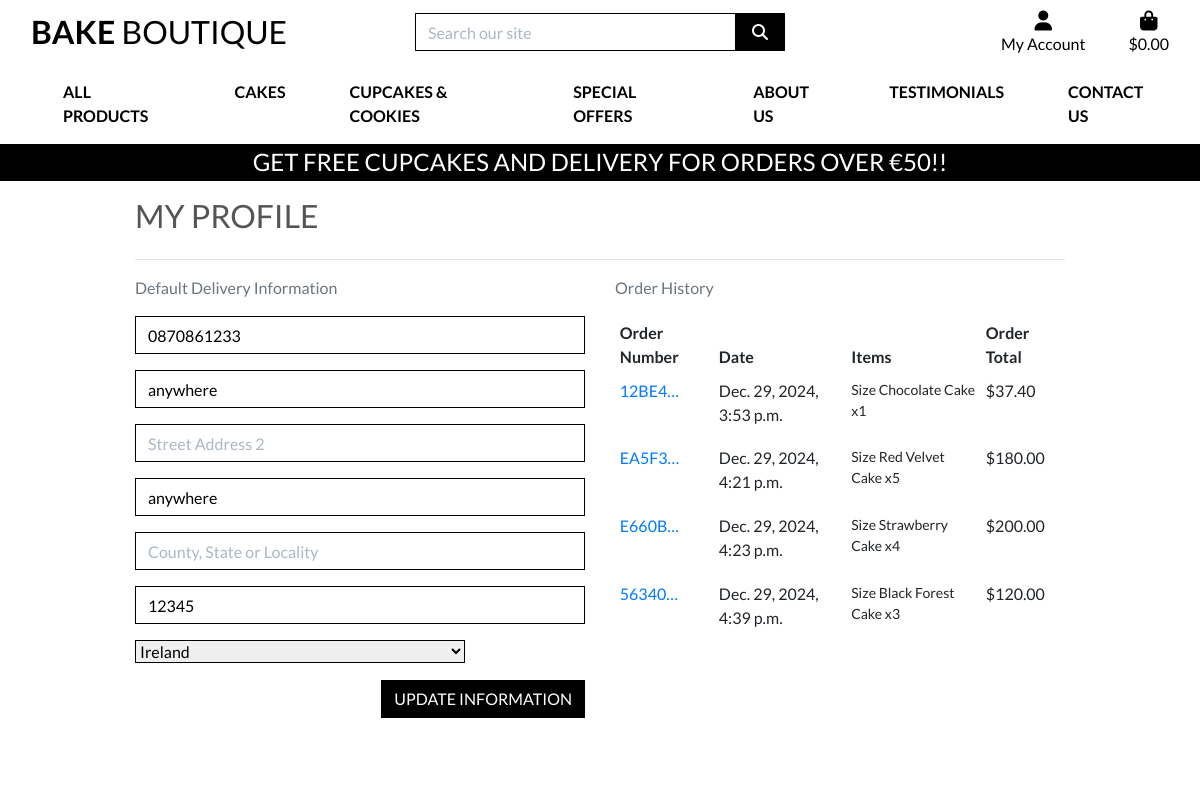
Before: /profile/ (signed in) with the older database file.
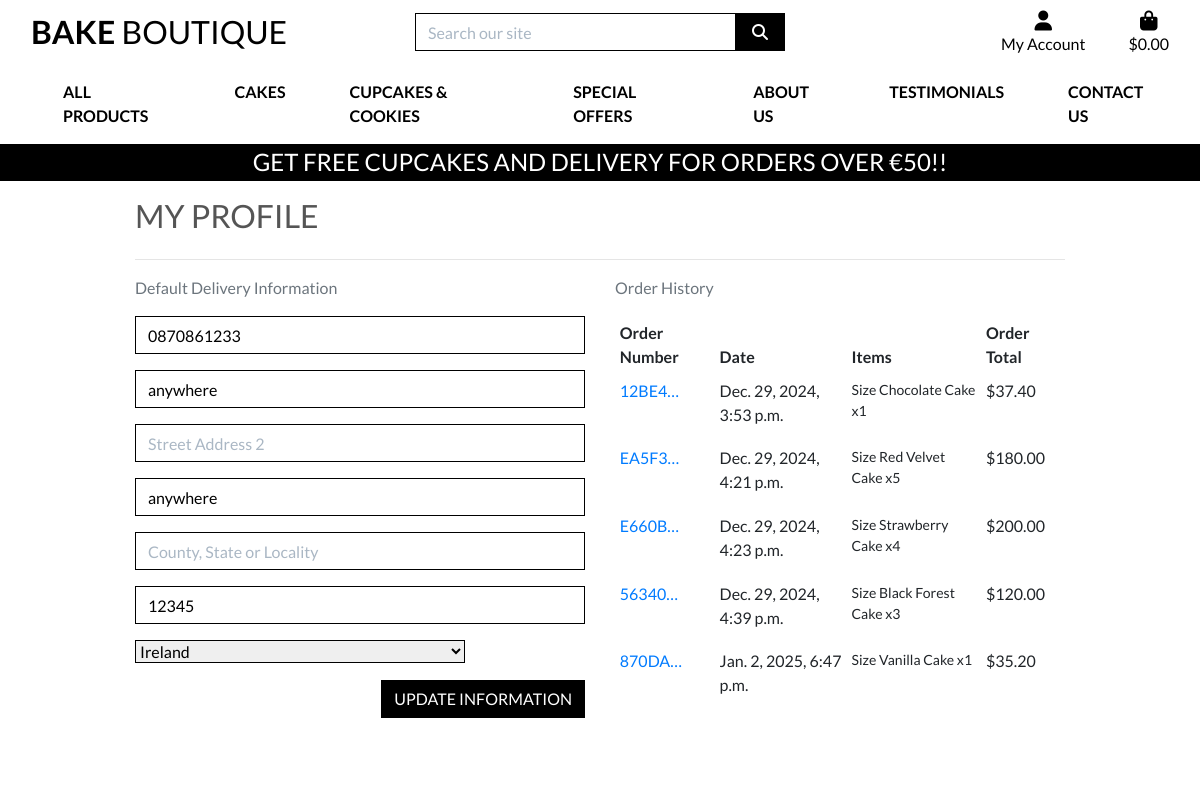
After: the same page with the newer database file.
### profiles/models.py (models this page shows, shortened)
class UserProfile(models.Model):
    user = models.OneToOneField(User, on_delete=models.CASCADE)
    default_phone_number = models.CharField(max_length=20, null=True, blank=True)
    default_street_address1 = models.CharField(max_length=80, null=True, blank=True)
    default_street_address2 = models.CharField(max_length=80, null=True, blank=True)
    default_town_or_city = models.CharField(max_length=40, null=True, blank=True)
    default_county = models.CharField(max_length=80, null=True, blank=True)
    default_postcode = models.CharField(max_length=20, null=True, blank=True)
    default_country = CountryField(blank_label='Country', null=True, blank=True)

### checkout/models.py (models this page shows, shortened)
class Order(models.Model):
    order_number = models.CharField(max_length=32, null=False, editable=False)
    user_profile = models.ForeignKey(UserProfile, on_delete=models.SET_NULL,
                                     null=True, blank=True, related_name='orders')
    full_name = models.CharField(max_length=50, null=False, blank=False)
    email = models.EmailField(max_length=254, null=False, blank=False)
    phone_number = models.CharField(max_length=20, null=False, blank=False)
    country = CountryField(blank_label='Country *', null=False, blank=False)
    postcode = models.CharField(max_length=20, null=True, blank=True)
    town_or_city = models.CharField(max_length=40, null=False, blank=False)
    street_address1 = models.CharField(max_length=80, null=False, blank=False)
    street_address2 = models.CharField(max_length=80, null=True, blank=True)
    county = models.CharField(max_length=80, null=True, blank=True)
    date = models.DateTimeField(auto_now_add=True)
    delivery_cost = models.DecimalField(max_digits=6, decimal_places=2, null=False, default=0)
    order_total = models.DecimalField(max_digits=10, decimal_places=2, null=False, default=0)
    grand_total = models.DecimalField(max_digits=10, decimal_places=2, null=False, default=0)
    original_bag = models.TextField(null=False, blank=False, default='')
    stripe_pid = models.CharField(max_length=254, null=False, blank=False, default='')

class OrderLineItem(models.Model):
    order = models.ForeignKey(Order, null=False, blank=False, on_delete=models.CASCADE, related_name='lineitems')
    product = models.ForeignKey(Product, null=False, blank=False, on_delete=models.CASCADE)
    product_size = models.CharField(max_length=2, null=True, blank=True) # XS, S, M, L, XL
    quantity = models.IntegerField(null=False, blank=False, default=0)
    lineitem_total = models.DecimalField(max_digits=6, decimal_places=2, null=False, blank=False, editable=False)

### products/models.py (models this page shows, shortened)
class Product(models.Model):
    category = models.ForeignKey('Category', null=True, blank=True, on_delete=models.SET_NULL)
    sku = models.CharField(max_length=254, null=True, blank=True)
    name = models.CharField(max_length=254)
    description = models.TextField()
    has_sizes = models.BooleanField(default=False, null=True, blank=True)
    price = models.DecimalField(max_digits=6, decimal_places=2)
    rating = models.DecimalField(max_digits=6, decimal_places=2, null=True, blank=True)
    image_url = models.URLField(max_length=1024, null=True, blank=True)
    image = models.ImageField(null=True, blank=True)

### profiles/views.py (the view)
# urls.py: path('profile/', include('profiles.urls')),
def profile(request):
    profile = get_object_or_404(UserProfile, user=request.user)
    if request.method == 'POST':
        form = UserProfileForm(request.POST, instance=profile)
        if form.is_valid():
            form.save()
            messages.success(request, 'Profile updated successfully')
        else:
            messages.error(request, 'Update failed. Please ensure the form is valid.')
    else:
        form = UserProfileForm(instance=profile)
    orders = profile.orders.all()
    template = 'profiles/profile.html'
    context = {
        'form': form,
        'orders': orders,
        'on_profile_page': True
    }
    return render(request, template, context)

### profiles/forms.py
class UserProfileForm(forms.ModelForm):
    class Meta:
        model = UserProfile
        exclude = ('user',)
    def __init__(self, *args, **kwargs):
        super().__init__(*args, **kwargs)
        placeholders = {
            'default_phone_number': 'Phone Number',
            'default_postcode': 'Postal Code',
            'default_town_or_city': 'Town or City',
            'default_street_address1': 'Street Address 1',
            'default_street_address2': 'Street Address 2',
            'default_county': 'County, State or Locality',
        }
        self.fields['default_phone_number'].widget.attrs['autofocus'] = True
        for field in self.fields:
            if field != 'default_country':
                if self.fields[field].required:
                    placeholder = f'{placeholders[field]} *'
                else:
                    placeholder = placeholders[field]
                self.fields[field].widget.attrs['placeholder'] = placeholder
            self.fields[field].widget.attrs['class'] = 'border-black rounded-0 profile-form-input'
            self.fields[field].label = False

### bag/contexts.py (called while the page is built, shortened)
def bag_contents(request):
    bag_items = []
    total = 0
    product_count = 0
    bag = request.session.get('bag', {})
    if total < settings.FREE_DELIVERY_THRESHOLD:
        delivery = total * Decimal(settings.STANDARD_DELIVERY_PERCENTAGE / 100)
        free_delivery_delta = settings.FREE_DELIVERY_THRESHOLD - total
    else:
        delivery = 0
        free_delivery_delta = 0
    grand_total = delivery + total
    context = {
        'bag_items': bag_items,
        'total': total,
        'product_count': product_count,
        'delivery': delivery,
        'free_delivery_delta': free_delivery_delta,
        'free_delivery_threshold': settings.FREE_DELIVERY_THRESHOLD,
        'grand_total': grand_total,
    }
    return context

### profiles/templates/profiles/profile.html (shortened to what this page needs)
{% extends "base.html" %}
{% load static %}
{% block extra_css %}
    <link rel="stylesheet" href="{% static 'profiles/css/profile.css' %}">
{% endblock %}
{% block page_header %}
    <div class="container header-container">
    </div>
{% endblock %}
{% block content %}
    <div class="overlay"></div>
    <div class="container">
        <div class="row">
            <div class="col">
                <h2 class="logo-font mb-4">My Profile</h2>
                <hr>
            </div>
        </div>
        <div class="row">
            <div class="col-12 col-lg-6">
                <p class="text-muted">Default Delivery Information</p>
                <form class="mt-3" action="{% url 'profile' %}" method="POST" id="profile-update-form">
                    {{ form|crispy }}
                    <button class="btn btn-black rounded-0 text-uppercase float-right">Update Information</button>
                </form>
            </div>
            <div class="col-12 col-lg-6">
                <p class="text-muted">Order History</p>
                <div class="order-history table-responsive">
                    <table class="table table-sm table-borderless">
                        <thead>
                            <tr>
                                <th>Order Number</th>
                                <th>Date</th>
                                <th>Items</th>
                                <th>Order Total</th>
                            </tr>
                        </thead>
                        <tbody>
                            {% for order in orders %}
                                <tr>
                                    <td>
                                        <a href="{% url 'order_history' order.order_number %}"
                                        title="{{ order.order_number }}">
                                            {{ order.order_number|truncatechars:6 }}
                                        </a>
                                    </td>
                                    <td>{{ order.date }}</td>
                                    <td>
                                        <ul class="list-unstyled">
                                            {% for item in order.lineitems.all %}
                                                <li class="small">
                                                    {% if item.product.has_sizes %}
                                                        Size {{ item.product.size|upper }}
                                                    {% endif %}{{ item.product.name }} x{{ item.quantity }}
                                                </li>
                                            {% endfor %}
                                        </ul>
                                    </td>
                                    <td>${{ order.grand_total }}</td>
                                </tr>
                            {% endfor %}
                        </tbody>
                    </table>
                </div>
            </div>
        </div>
{% endblock %}

### templates/base.html (shortened to what this page needs)
{% load static %}
<!doctype html>
<html lang="en">
<head>
    {% block corecss %}
    <link rel="stylesheet" href="https://cdn.jsdelivr.net/npm/bootstrap@4.6.2/dist/css/bootstrap.min.css"
>
    <link rel="stylesheet" href="{% static 'css/base.css' %}">
    {% endblock %}
    {% block extra_css %}
    {% endblock %}
</head>
<body>
    <header class="container-fluid fixed-top">
        <div class="row">
            <div class="col-12 col-lg-4 my-auto py-1 py-lg-0 text-center text-lg-left">
                <a href="{% url 'home' %}" class="nav-link main-logo-link">
                    <h2 class="logo-font text-black my-0"><strong>Bake</strong> Boutique</h2>
                </a>
            </div>
            <div class="col-12 col-lg-4 my-auto py-1 py-lg-0">
                <form method="GET" action="{% url 'products' %}">
                    <div class="input-group w-100">
                        <input class="form-control border border-black rounded-0" type="text" name="q"
                            placeholder="Search our site">
                        <div class="input-group-append">
                            <button class="form-control btn btn-black border border-black rounded-0" type="submit">
                                <span class="icon">
                                    <i class="fas fa-search"></i>
                                </span>
                            </button>
                        </div>
                    </div>
                </form>
            </div>
            <div class="col-12 col-lg-4 my-auto py-1 py-lg-0">
                <ul class="list-inline list-unstyled text-center text-lg-right my-0">
                    <li class="list-inline-item dropdown">
                        <a class="text-black nav-link" href="#" id="user-options" data-toggle="dropdown"
                            aria-haspopup="true" aria-expanded="false">
                            <div class="text-center">
                                <div><i class="fas fa-user fa-lg"></i></div>
                                <p class="my-0">My Account</p>
                            </div>
                        </a>
                    </li>
                    <li class="list-inline-item">
                        <a class="{% if grand_total %}text-info font-weight-bold{% else %}text-black{% endif %} nav-link"
                            href="{% url 'view_bag' %}">
                            <div class="text-center">
                                <div><i class="fas fa-shopping-bag fa-lg"></i></div>
                                <p class="my-0">
                                    {% if grand_total %}
                                    ${{ grand_total|floatformat:2 }}
                                    {% else %}
                                    $0.00
                                    {% endif %}
                                </p>
                            </div>
                        </a>
                    </li>
                </ul>
            </div>
        </div>
            <nav class="navbar navbar-expand-lg navbar-light w-100">
                {% include 'includes/main-nav.html' %}
            </nav>
        <div id="delivery-banner" class="row text-center">
            <div class="col bg-black text-white">
                <h4 class="logo-font my-1">Get Free Cupcakes and delivery for orders over €{{ free_delivery_threshold }}!!</h4>
            </div>
        </div>
    </header>
    {% block page_header %}
    {% endblock %}
    {% block content %}
    {% endblock %}
</body>
</html>

### templates/includes/main-nav.html (shortened to what this page needs)
<div class="collapse navbar-collapse" id="main-nav">
    <ul class="navbar-nav w-auto mx-auto">
        <li class="nav-item dropdown">
            <a class="logo-font font-weight-bold nav-link text-black mr-5" href="#" id="all-products-link" data-toggle="dropdown" aria-haspopup="true" aria-expanded="false">
                All Products
            </a>
        </li>
        <li class="nav-item dropdown">
            <a class="logo-font font-weight-bold nav-link text-black mr-5" href="#" id="cakes-link" data-toggle="dropdown" aria-haspopup="true" aria-expanded="false">
                Cakes
            </a>
        </li>
        <li class="nav-item dropdown">
            <a class="logo-font font-weight-bold nav-link text-black mr-5" href="#" id="cupcakes-link" data-toggle="dropdown" aria-haspopup="true" aria-expanded="false">
                Cupcakes & Cookies
            </a>
        </li>
        <li class="nav-item dropdown">
            <a class="logo-font font-weight-bold nav-link text-black mr-5" href="#" id="specials-link" data-toggle="dropdown" aria-haspopup="true" aria-expanded="false">
                Special Offers
            </a>
        </li>
        <li class="nav-item">
            <a class="logo-font font-weight-bold nav-link text-black mr-5" href="/about-us">
                About Us
            </a>
        </li>
         <li class="nav-item">
            <a class="logo-font font-weight-bold nav-link text-black mr-5" href="{% url 'testimonial_list' %}">
                Testimonials
            </a>
        </li>
        <li class="nav-item">
            <a class="logo-font font-weight-bold nav-link text-black" href="/contact">
                Contact Us
            </a>
        </li>
    </ul>
</div>

### static/css/base.css (style rules this page uses)
html { height: 100%; }
body { background: url('/media/homepage_background_cropped.jpeg') no-repeat center center fixed; background-size: cover; height: calc(100vh - 164px); color: #555; font-family: 'Lato'; }
.icon { align-items: center; display: inline-flex; justify-content: center; height: 1.5rem; width: 1.5rem; }
.logo-font { text-transform: uppercase; }
.main-logo-link { width: fit-content; }
.btn-black { background: black; color: white; }
.text-black { color: #000 !important; }
.border-black { border: 1px solid black !important; }
.bg-black { background: #000 !important; }
.overlay { height: 100%; width: 100%; top: 0; left: 0; position: fixed; background: white; z-index: -1; }
input[name='q']::placeholder { color: #aab7c4; }
@media (min-width: 1200px) { .container { max-width: 80%; } }
@media (min-width: 992px) { .header-container { padding-top: 164px; } }

### profiles/static/profiles/css/profile.css (style rules this page uses)
.order-history { max-height: 416px; overflow-y: auto; }
#profile-update-form .form-control { color: #000; }
#profile-update-form input::placeholder { color: #aab7c4; }
#id_default_country, #id_default_country option:not(:first-child) { color: #000; }

Changed rows visible on the page:
added Order: order_number "870DA…", date "Jan. 2, 2025, 6:47 p.m.", grand_total "35.20"
added OrderLineItem: product.name "Vanilla Cake", quantity "1", shown under "870DA…"
